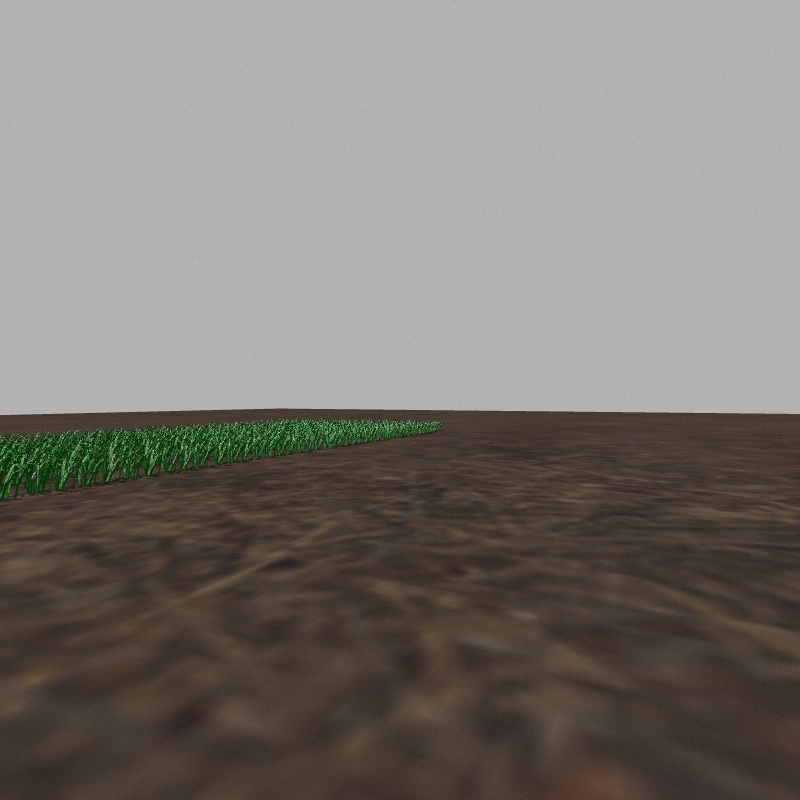
#> input picture agrobot_ws/src/agrobot/nodes/test.jpg, 800 x 800 px
$ python -i hough_algorithm.py   (imports and definitions only)
#> lines starting #> are read from the running program, lines starting #| are printed output that depends on the picture; after the words box and inside, x2 and y2 are one past the last pixel; in counts of white or black regions, pixels touching at a corner belong together
#> further down, picture is the input picture: shape (800, 800, 3); mean B, G, R 115.7, 120.8, 125.4
### agrobot_ws/src/agrobot/nodes/Lines.py
import sys

import numpy
from cv2 import cv2
import numpy as np

"""
This class deals with everything to do with lines in our program
Every Algorithm calls functions from this class to:
    1. Draw the lines detected by OpenCV onto a frame
    2. Calculate intersections given a set of lines
    3. Draw the vanishing point onto the frame, given a set of x values
"""


# [25 lines left out: function polar2points, not called in this run]


def getIntersections(lines):
    """
    Calculates and returns all the intersection points between positive and negative gradient lines
    also returns a set of only the x co-ordinates for the intersections, for easier processing in the main methods
    Args:
        lines: [[votes, rho, theta]]

    Returns:
        intersections: [(x,y)]
        points: [x]
    """
    intersections = []
    points = []
    lines_left = []
    lines_right = []

    # check the lines array, only run if the lines array is not empty
    if lines is not None:

        # for each line in the lines array, we determine its slope.
        for line in lines:
            x1, y1, x2, y2 = assignCoordinateValues(line)

            # if the line is a vertical line, skip it
            if x2 == x1:
                continue
            else:
                slope = (y2 - y1) / (x2 - x1)

            # we only want to process lines that have a steep slope
            # keep in mind the x values increase to the right, y values increase downwards in an image
            if slope > 1 or slope < -1:
                # cv2.line(frame, (x1, y1), (x2, y2), (0, 0, 255), 1)

                # we split the lines into two different lists by their slopes (positive vs. negative)
                # we call these two list lines_right and lines_left
                if slope > 0:
                    lines_right.append(line)
                else:
                    lines_left.append(line)

        # for each possible pairs of line that can be made from lines_right and lines_left,
        # we find an intersection point
        for lineL in lines_left:
            for lineR in lines_right:
                x1L, y1L, x2L, y2L = assignCoordinateValues(lineL)
                x1R, y1R, x2R, y2R = assignCoordinateValues(lineR)

                # calls the getIntersection helper function
                intersect = getIntersection(((x1L, y1L), (x2L, y2L)), ((x1R, y1R), (x2R, y2R)))
                if type(intersect) is bool:
                    continue

                # the intersections array is an array of points coordinates (x, y)
                # the points array is an array of the x coordinates of the points
                intersections.append(intersect)
                points.append(intersect[0])

    return intersections, points


# [59 lines left out: functions assignCoordinateValues, getIntersection, not called in this run]


# helper function to draw lines on given frame
def drawLinesOnFrame(lines, frame):
    """
    Helper function that draws lines on a frame
    :param lines: set of all lines
    :param frame: frame on which lines need to be drawn
    :return: the updated frame
    """
    if lines is not None:
        for line in lines:
            x1, y1, x2, y2 = assignCoordinateValues(line)

            # Avoids math error, and we can skip since we don't care about horizontal lines
            if x1 == x2:
                continue
            slope = (float(y2 - y1)) / (x2 - x1)
            # Check if slope is sufficiently large, since we are interested in vertical lines
            if abs(slope) > 1:
                cv2.line(frame, (x1, y1), (x2, y2), (0, 0, 255), 2, cv2.LINE_AA)
    return frame


def drawVanishingPoint(frame, points):
    """
    Function that draws the vanishing point onto a frame
    :param frame: the frame on which the point needs to be drawn
    :param points: a list of x co-ordinates from which the vanishing point will be calculated
    :return: (x, y), where x is the median intersection point and y is a constant value
    """
    if len(points) != 0:
        IntersectingX = np.median(points)
        cv2.circle(frame, (int(IntersectingX), int(frame.shape[1] / 2)), 8, (255, 0, 0), -1)

        return (int(IntersectingX), int(frame.shape[1] / 2))

### agrobot_ws/src/agrobot/nodes/hough_algorithm.py
from cv2 import cv2
import numpy as np
import sys
import Lines


class hough_algorithm:

    def __init__(self):
        # Files, setup, OpenCV Tutorial
        # Master, demo

        # filter for corn
        self.LOWER_GREEN = np.array([17, 26, 0])
        self.UPPER_GREEN = np.array([93, 255, 255])

        # filter for wheat
        # self.LOWER_GREEN = np.array([31, 43, 23])
        # self.UPPER_GREEN = np.array([255, 255, 100])

        # gaussian blur / dilate
        self.K_SIZE = (7, 7)

        # canny edge
        self.CANNY_THRESH_1 = 600
        self.CANNY_THRESH_2 = 400

        # prob. hough
        self.THRESHOLD = 40
        self.MIN_LINE_LENGTH = 40
        self.MAX_LINE_GAP = 15

        # resize factor
        self.resizeFactor = 1

    # processFrame function that is called to process a frame of a video
    # takes in frame mat object obtained from cv2 video.read()
    def processFrame(self, frame, show=False):
        # create mask by filtering image colors
        mask = self.createMask(frame)

        # dilate the mask
        mask = self.dilate(mask)

        # Resize frame to smaller size to allow faster processing
        frame = self.resize(frame, self.resizeFactor)
        mask = self.resize(mask, self.resizeFactor)

        # Perform Canny Edge Detection
        edges = cv2.Canny(mask, self.CANNY_THRESH_1, self.CANNY_THRESH_2)

        # Perform Hough Lines Probabilistic Transform
        lines = cv2.HoughLinesP(
            edges,
            1,
            np.pi / 180,
            self.THRESHOLD,
            np.array([]),
            self.MIN_LINE_LENGTH,
            maxLineGap=self.MAX_LINE_GAP
        )

        # Draw Detected Lines on the frame
        lineimg = Lines.drawLinesOnFrame(lines, frame.copy())

        # Draw the vanishing point obtained fromm all the lines
        # intersections, points = self.intersectPoint( frame, lines)
        intersections, points = Lines.getIntersections(lines)
        vPoint = Lines.drawVanishingPoint(lineimg, points)


        # show the frames on screen for debugging
        if show:
            cv2.imshow('frame', frame)
            cv2.imshow('mask_hough', mask)
            cv2.imshow('edges', edges)
            cv2.imshow('hough algorithm', lineimg)
            cv2.waitKey(1)

        return lineimg, vPoint

    # helper function to create a mask
    # takes in frame mat object, returns mask mat object
    def createMask(self, frame):
        # Convert to hsv format to allow for easier colour filtering
        hsv = cv2.cvtColor(frame, cv2.COLOR_BGR2HSV)
#> hsv: shape (800, 800, 3); mean H, S, V 7.7, 37.8, 126.4
        # Filter image and allow only shades of green to pass
        mask = cv2.inRange(hsv, self.LOWER_GREEN, self.UPPER_GREEN)
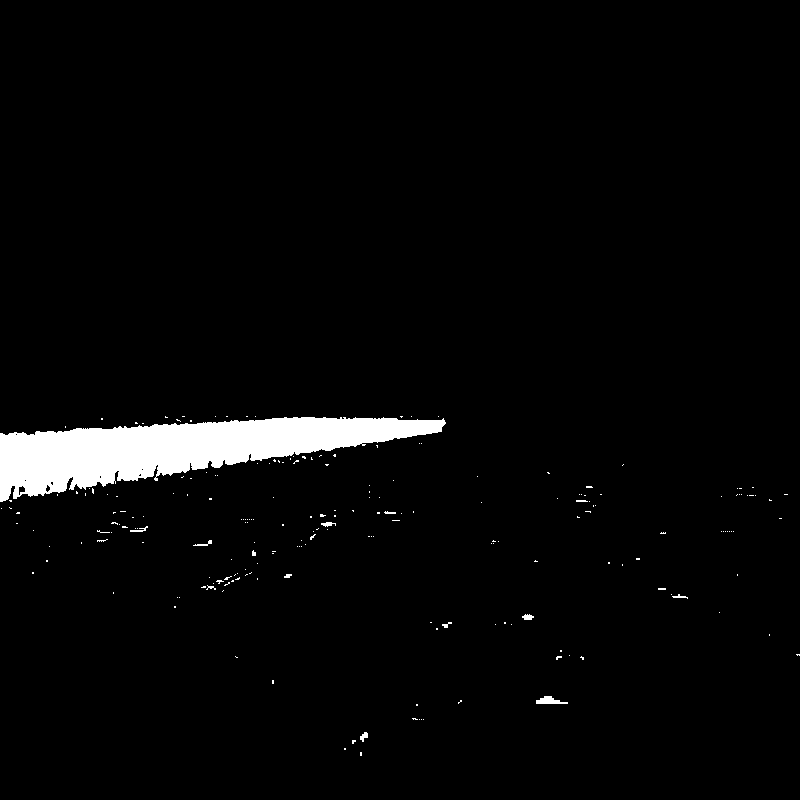
#> mask: shape (800, 800); 3.1% white; 214 white regions (201 under 20 px), largest, box (x1, y1, x2, y2) and area: (0, 417, 446, 502) 18689, (536, 696, 568, 704) 156, (522, 614, 534, 620) 51
        # Apply gaussian blur (can be removed)
        mask = cv2.GaussianBlur(mask, self.K_SIZE, 2)

        return mask

    # helper function to dilate a mask mat object
    def dilate(self, mask):
        # Perform dilation on mask
        # Dilation helps fill in gaps within a single row
        # In addition it helps blend rows that are far from the camera together
        # Hence, we get cleaner edges when we perform Canny edge detection
        kernel = np.ones(self.K_SIZE, np.uint8)
        mask = cv2.dilate(mask, kernel, iterations=2)
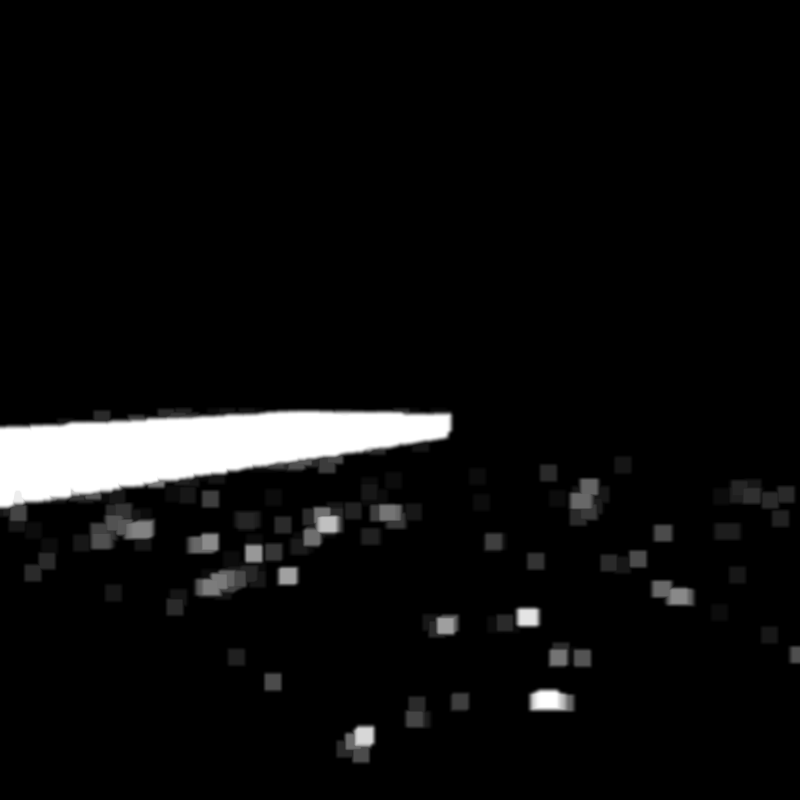
#> mask: shape (800, 800); min 0, max 255, mean 13.1

        return mask

    # helper function to resize a frame mat object
    def resize(self, frame, factor):
        # resize frame to smaller size to allow faster processing
        return cv2.resize(frame, (int(frame.shape[1] / factor), int(frame.shape[0] / factor)))

>>> import cv2
>>> picture = cv2.imread('test.jpg')
>>> result = hough_algorithm().processFrame(picture)
#> in processFrame, `edges = cv2.Canny(mask, self.CANNY_THRESH_1, self.CANNY_THRESH_2)`: edges: shape (800, 800); every value is 0
#> in processFrame, `lines = cv2.HoughLinesP( edges, 1, np.pi / 180, self.THRESHOLD, np.arr..`: lines = None
#> in processFrame, `intersections, points = Lines.getIntersections(lines)`: intersections = []
